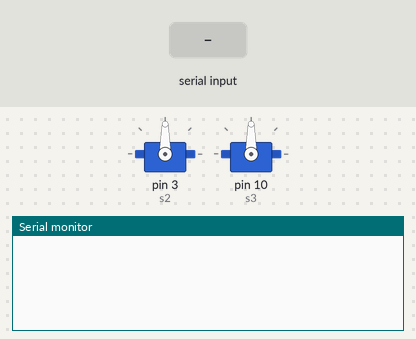
Recording of a sketch running on a simulated Arduino Uno, built with avr-gcc and run on an emulated ATmega328P. Shown: 2 × servo, the last lines printed to the serial monitor. The test bench sets the inputs (shaded band).

Above: at 1.2 s.
1.3 s: "2\n" received over Serial
At 2.5 s:
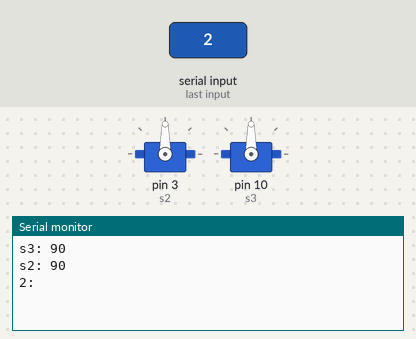
2.8 s: "90,45\n" received over Serial
At 3.9 s:
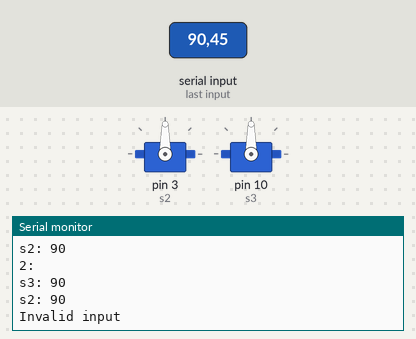

The sketch:

oneLegControl.ino
```cpp
#include <Servo.h>

Servo s1;
Servo s2;
Servo s3;
int servoTargetAdjusted;

void setup() {
  Serial.begin(9600);
  s2.attach(3);
  s3.attach(10);

  smoothWrite(s2, 106, 1);
  smoothWrite(s3, 124, 1);
}

void smoothWrite(Servo servo, int target, int speed) {
  servoTargetAdjusted = map(target, 0, 180, 0, 130); // for some reason the write function needs to be scaled.
  servo.write(servoTargetAdjusted);
}

void loop() {

  if (Serial.available() > 0) {
    String input = Serial.readStringUntil('\n');
    char servoID = input.charAt(0);
    int angle = input.substring(1).toInt();
    Serial.print("s3: ");
    Serial.println(s3.read());

    Serial.print("s2: ");
    Serial.println(s2.read());

    switch (servoID) {
      case '2':
        smoothWrite(s2, angle, 10);
        Serial.println("2:" + angle);
        break;
      case '3':
        smoothWrite(s3, angle, 10);
        Serial.println("3:" + angle);
        break;
      default:
        Serial.println("Invalid input");
        break;
    }
  }
}
```

Measured:
- after the input at 1.3 s, the serial monitor: prints a new line at once (image 1)
- after the input at 2.8 s, the serial monitor: prints a new line at once (image 2)
